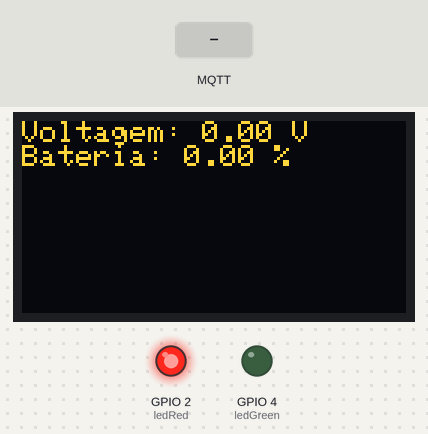
A sketch run on a simulated ESP32. On the bench: 128×64 one-colour display, output pins drawn as LEDs (lit = HIGH). The test bench sets the inputs (shaded band). The OLED is the two-colour kind (top 16 rows yellow); WiFi joins after 1.5 s; servers stay silent unless stated; no MQTT or app messages arrive unless stated; what the sketch prints to the serial monitor is not drawn.

Above: at 2.8 s.
2.9 s: MQTT message "90" arrives on the second subscribed topic
At 4.8 s:
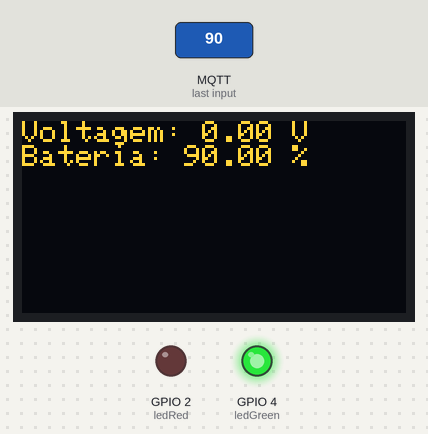
5.1 s: MQTT message "5" arrives on the second subscribed topic
At 6.0 s:
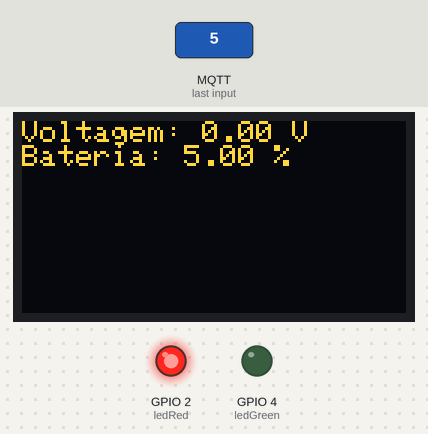
7.2 s: MQTT message "5" arrives on the first subscribed topic
At 8.3 s:
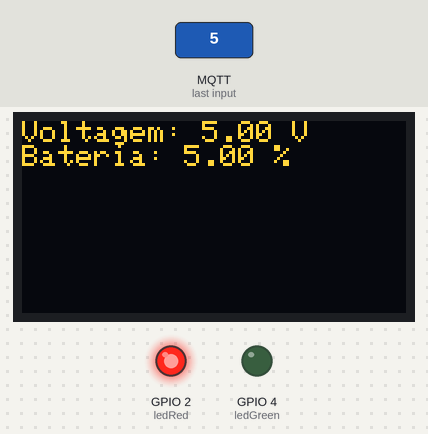
Timing chart, 0 to 10.2 s (numbered marks = the images above; inputs shaded):
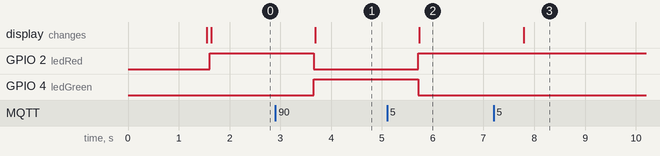

Measured:
- after the input at 2.9 s, GPIO 2 (ledRed): HIGH → LOW after 0.76 s; GPIO 4 (ledGreen): LOW → HIGH after 0.76 s; the display: changes after 0.79 s (image 1)
- after the input at 5.1 s, GPIO 2 (ledRed): LOW → HIGH after 0.61 s; GPIO 4 (ledGreen): HIGH → LOW after 0.61 s; the display: changes after 0.64 s (image 2)
- after the input at 7.2 s, the display: changes after 0.59 s (image 3)

The sketch:

sketch.ino
```cpp
#include <WiFi.h>
#include <PubSubClient.h>
#include <Adafruit_SSD1306.h>

// Credenciais da rede WiFi
const char* ssid = "Wokwi-GUEST";
const char* password = "";

// Configuração do broker MQTT
const char* mqtt_server = "test.mosquitto.org";
const char* mqtt_topic_voltage = "batteryVoltageOUT";
const char* mqtt_topic_percentage = "batteryPercentageOUT";

// Cliente Wi-Fi e MQTT
WiFiClient espClient;
PubSubClient client(espClient);

// Configuração da tela OLED
#define SCREEN_WIDTH 128
#define SCREEN_HEIGHT 64
Adafruit_SSD1306 display(SCREEN_WIDTH, SCREEN_HEIGHT, &Wire, -1);

// Configuração dos LEDs
const int ledGreen = 4;
const int ledRed = 2;

// Variáveis para armazenar os valores recebidos
float voltage = 0.0;
float batteryPercentage = 0.0;

void setup() {
  Serial.begin(115200);

  // Configura LEDs como saída
  pinMode(ledGreen, OUTPUT);
  pinMode(ledRed, OUTPUT);

  // Inicializa Wi-Fi
  setup_wifi();

  // Inicializa MQTT
  client.setServer(mqtt_server, 1883);
  client.setCallback(callback);
  reconnect();

  // Inicializa a tela OLED
  if (!display.begin(SSD1306_SWITCHCAPVCC, 0x3C)) {
      Serial.println("Falha ao inicializar a tela OLED");
      while (true);
  }

  display.clearDisplay();
  display.display();
}

// Função para conectar ao WiFi
void setup_wifi() {
  Serial.print("Conectando-se ao WiFi ");
  Serial.println(ssid);
  WiFi.begin(ssid, password);
  while (WiFi.status() != WL_CONNECTED) {
    delay(500);
    Serial.print(".");
  }
  Serial.println("\nWiFi conectado!");
  Serial.print("Endereço IP: ");
  Serial.println(WiFi.localIP());
}

// Função para reconectar ao servidor MQTT caso a conexão seja perdida
void reconnect() {
  while (!client.connected()) {
    Serial.print("Conectando-se ao broker MQTT...");
    if (client.connect("ESP32ClientReceiver")) {
      Serial.println("Conectado!");
      client.subscribe(mqtt_topic_voltage);
      client.subscribe(mqtt_topic_percentage);
    } else {
      Serial.print("Falha, código: ");
      Serial.println(client.state());
      delay(5000);
    }
  }
}

// Função para recebimento dos dados via MQTT
void callback(char* topic, byte* payload, unsigned int length) {
  String message;
  for (int i = 0; i < length; i++) {
    message += (char)payload[i];
  }

  if (String(topic) == mqtt_topic_voltage) {
    voltage = message.toFloat();
    Serial.println("Voltagem recebida: " + String(voltage) + "V");
  } else if (String(topic) == mqtt_topic_percentage) {
    batteryPercentage = message.toFloat();
    Serial.println("Porcentagem da bateria recebida: " + String(batteryPercentage) + "%");
  }
}

void loop() {
  if (!client.connected()) {
    reconnect();
  }
  client.loop();

  // Controle dos LEDs com base na porcentagem da bateria
  if (batteryPercentage >= 90.0) {
    digitalWrite(ledGreen, HIGH);
    digitalWrite(ledRed, LOW);
  } else {
    digitalWrite(ledGreen, LOW);
    digitalWrite(ledRed, HIGH);
  }

  // Atualiza a tela OLED
  display.clearDisplay();
  display.setTextSize(1);
  display.setTextColor(SSD1306_WHITE);
  display.setCursor(0, 0);
  display.print("Voltagem: ");
  display.print(voltage);
  display.println(" V");
  display.print("Bateria: ");
  display.print(batteryPercentage);
  display.println(" %");
  display.display();

  delay(1000);
}
```
